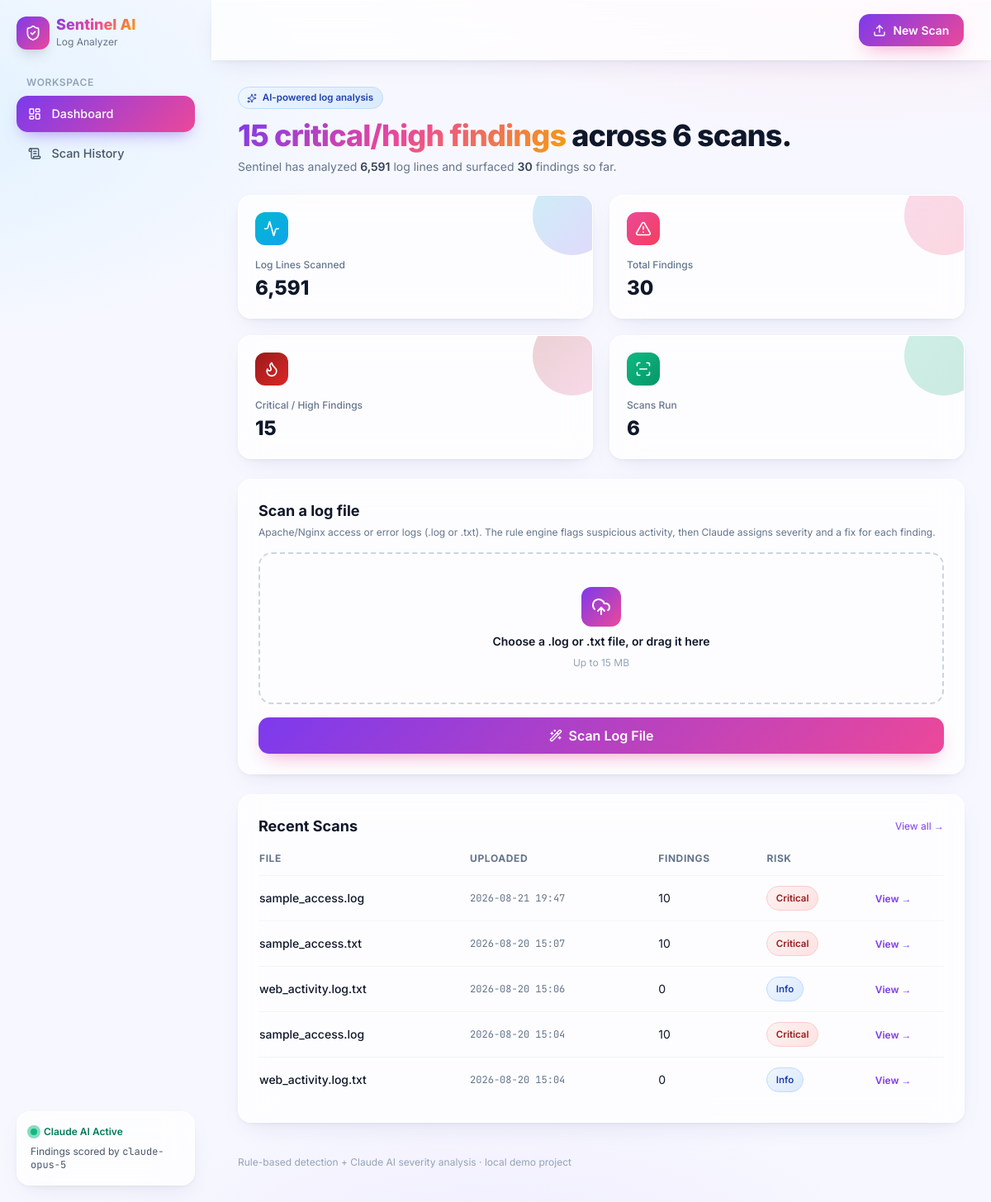
The page / on the database its author committed.
### models.py (models this page shows, shortened)
class Scan(db.Model):
    __tablename__ = "scans"
    id = db.Column(db.Integer, primary_key=True)
    filename = db.Column(db.String(255), nullable=False)
    log_type = db.Column(db.String(50), nullable=False, default="generic")
    uploaded_at = db.Column(db.DateTime, default=datetime.utcnow)
    total_lines = db.Column(db.Integer, default=0)
    parsed_lines = db.Column(db.Integer, default=0)
    ai_powered = db.Column(db.Boolean, default=False)
    findings = db.relationship(
        "Finding", backref="scan", cascade="all, delete-orphan", lazy="dynamic"
    )
    def severity_counts(self):
        counts = {"Critical": 0, "High": 0, "Medium": 0, "Low": 0, "Info": 0}
        for f in self.findings:
            counts[f.severity] = counts.get(f.severity, 0) + 1
        return counts
    def overall_risk(self):
        counts = self.severity_counts()
        if counts["Critical"]:
            return "Critical"
        if counts["High"]:
            return "High"
        if counts["Medium"]:
            return "Medium"
        if counts["Low"]:
            return "Low"
        return "Info"

class Finding(db.Model):
    __tablename__ = "findings"
    id = db.Column(db.Integer, primary_key=True)
    scan_id = db.Column(db.Integer, db.ForeignKey("scans.id"), nullable=False)
    finding_type = db.Column(db.String(120), nullable=False)
    severity = db.Column(db.String(20), nullable=False, default="Info")
    source_ip = db.Column(db.String(64), nullable=True)
    match_count = db.Column(db.Integer, default=1)
    first_seen = db.Column(db.String(64), nullable=True)
    last_seen = db.Column(db.String(64), nullable=True)
    summary = db.Column(db.Text, nullable=True)
    solution = db.Column(db.Text, nullable=True)
    _sample_lines = db.Column("sample_lines", db.Text, nullable=True)
    @property
    def sample_lines(self):
        if not self._sample_lines:
            return []
        return json.loads(self._sample_lines)
    @sample_lines.setter
    def sample_lines(self, value):
        self._sample_lines = json.dumps(value or [])
    SEVERITY_ORDER = {"Critical": 0, "High": 1, "Medium": 2, "Low": 3, "Info": 4}

### app.py (the view)
    @app.route("/")
    def index():
        recent_scans = Scan.query.order_by(Scan.uploaded_at.desc()).limit(5).all()
        all_scans = Scan.query.all()
        stats = {
            "total_scans": len(all_scans),
            "total_lines": sum(s.total_lines for s in all_scans),
            "total_findings": sum(s.findings.count() for s in all_scans),
            "critical_high": sum(
                1 for s in all_scans for f in s.findings if f.severity in ("Critical", "High")
            ),
        }
        return render_template(
            "index.html",
            recent_scans=recent_scans,
            stats=stats,
            max_upload_mb=app.config["MAX_UPLOAD_MB"],
        )

### ai_analyzer.py (called while the page is built)
    def available(self):
        return self.client is not None

### templates/index.html (shortened to what this page needs)
{% extends "base.html" %}
{% block content %}
<div class="flex flex-col md:flex-row md:items-end md:justify-between gap-4">
  <div>
    <div class="chip sev-info mb-3"><i data-lucide="sparkles" class="w-3 h-3"></i> AI-powered log analysis</div>
    <h1 class="text-3xl md:text-4xl font-extrabold tracking-tight">
      {% if stats.total_scans %}
        <span class="gradient-text">{{ stats.critical_high }} critical/high findings</span> across {{ stats.total_scans }} scan{{ 's' if stats.total_scans != 1 }}.
      {% else %}
        Upload a log file to get <span class="gradient-text">started</span>.
      {% endif %}
    </h1>
    <p class="text-slate-500 mt-2 text-sm">
      {% if stats.total_scans %}
        Sentinel has analyzed <span class="font-semibold text-slate-700">{{ '{:,}'.format(stats.total_lines) }}</span>
        log lines and surfaced <span class="font-semibold text-slate-700">{{ stats.total_findings }}</span> findings so far.
      {% else %}
        Web server access/error logs are scanned for SQL injection, XSS, brute force, scanning activity and more.
      {% endif %}
    </p>
  </div>
</div>
{% if stats.total_scans %}
<div class="grid grid-cols-1 sm:grid-cols-2 xl:grid-cols-4 gap-5">
  <div class="glass rounded-2xl p-5 relative overflow-hidden">
    <div class="absolute -right-6 -top-6 w-24 h-24 rounded-full opacity-20" style="background:linear-gradient(135deg,#06b6d4,#7c3aed)"></div>
    <div class="w-10 h-10 rounded-xl flex items-center justify-center text-white" style="background:linear-gradient(135deg,#06b6d4,#0ea5e9)">
      <i data-lucide="activity" class="w-5 h-5"></i>
    </div>
    <div class="mt-4">
      <div class="text-xs text-slate-500 font-medium">Log Lines Scanned</div>
      <div class="text-2xl font-extrabold mt-1">{{ '{:,}'.format(stats.total_lines) }}</div>
    </div>
  </div>
  <div class="glass rounded-2xl p-5 relative overflow-hidden">
    <div class="absolute -right-6 -top-6 w-24 h-24 rounded-full opacity-20" style="background:linear-gradient(135deg,#ec4899,#f43f5e)"></div>
    <div class="w-10 h-10 rounded-xl flex items-center justify-center text-white" style="background:linear-gradient(135deg,#ec4899,#f43f5e)">
      <i data-lucide="triangle-alert" class="w-5 h-5"></i>
    </div>
    <div class="mt-4">
      <div class="text-xs text-slate-500 font-medium">Total Findings</div>
      <div class="text-2xl font-extrabold mt-1">{{ stats.total_findings }}</div>
    </div>
  </div>
  <div class="glass rounded-2xl p-5 relative overflow-hidden">
    <div class="absolute -right-6 -top-6 w-24 h-24 rounded-full opacity-20" style="background:linear-gradient(135deg,#991b1b,#ec4899)"></div>
    <div class="w-10 h-10 rounded-xl flex items-center justify-center text-white" style="background:linear-gradient(135deg,#991b1b,#dc2626)">
      <i data-lucide="flame" class="w-5 h-5"></i>
    </div>
    <div class="mt-4">
      <div class="text-xs text-slate-500 font-medium">Critical / High Findings</div>
      <div class="text-2xl font-extrabold mt-1">{{ stats.critical_high }}</div>
    </div>
  </div>
  <div class="glass rounded-2xl p-5 relative overflow-hidden">
    <div class="absolute -right-6 -top-6 w-24 h-24 rounded-full opacity-20" style="background:linear-gradient(135deg,#10b981,#059669)"></div>
    <div class="w-10 h-10 rounded-xl flex items-center justify-center text-white" style="background:linear-gradient(135deg,#10b981,#059669)">
      <i data-lucide="scan-line" class="w-5 h-5"></i>
    </div>
    <div class="mt-4">
      <div class="text-xs text-slate-500 font-medium">Scans Run</div>
      <div class="text-2xl font-extrabold mt-1">{{ stats.total_scans }}</div>
    </div>
  </div>
</div>
{% endif %}
<div class="glass rounded-2xl p-6">
  <h2 class="font-bold text-lg mb-1">Scan a log file</h2>
  <p class="text-xs text-slate-500 mb-4">Apache/Nginx access or error logs (.log or .txt). The rule engine flags suspicious activity, then Claude assigns severity and a fix for each finding.</p>
  <form action="{{ url_for('upload') }}" method="post" enctype="multipart/form-data" id="uploadForm">
    <label for="logfile" id="dropzone"
           class="flex flex-col items-center justify-center gap-2 border-2 border-dashed border-slate-300 rounded-2xl p-10 text-center cursor-pointer transition-colors hover:border-violet-400 hover:bg-violet-50/40">
      <div class="w-12 h-12 rounded-xl flex items-center justify-center text-white" style="background:linear-gradient(135deg,#7c3aed,#ec4899)">
        <i data-lucide="upload-cloud" class="w-6 h-6"></i>
      </div>
      <div class="font-semibold text-sm" id="dropzoneLabel">Choose a .log or .txt file, or drag it here</div>
      <div class="text-xs text-slate-400">Up to {{ max_upload_mb }} MB</div>
    </label>
    <button type="submit" class="btn-primary w-full mt-4 flex items-center justify-center gap-2">
      <i data-lucide="wand-2" class="w-4 h-4"></i> Scan Log File
    </button>
  </form>
</div>
{% if recent_scans %}
<div class="glass rounded-2xl p-6">
  <div class="flex items-center justify-between mb-4">
    <h2 class="font-bold text-lg">Recent Scans</h2>
    <a href="{{ url_for('history') }}" class="text-xs text-violet-600 hover:underline">View all &rarr;</a>
  </div>
  <div class="overflow-x-auto">
    <table class="w-full text-sm">
      <thead>
        <tr class="text-left text-xs font-semibold text-slate-500 uppercase tracking-wider">
          <th class="pb-3 pr-2">File</th>
          <th class="pb-3 pr-2">Uploaded</th>
          <th class="pb-3 pr-2">Findings</th>
          <th class="pb-3 pr-2">Risk</th>
          <th class="pb-3"></th>
        </tr>
      </thead>
      <tbody>
        {% for scan in recent_scans %}
        <tr class="log-row border-t border-slate-100">
          <td class="py-3 pr-2 font-medium">{{ scan.filename }}</td>
          <td class="py-3 pr-2 text-slate-500 mono text-xs">{{ scan.uploaded_at.strftime('%Y-%m-%d %H:%M') }}</td>
          <td class="py-3 pr-2">{{ scan.findings.count() }}</td>
          <td class="py-3 pr-2"><span class="chip sev-{{ scan.overall_risk()|lower }}">{{ scan.overall_risk() }}</span></td>
          <td class="py-3"><a href="{{ url_for('scan_results', scan_id=scan.id) }}" class="text-violet-600 hover:underline text-xs font-semibold">View &rarr;</a></td>
        </tr>
        {% endfor %}
      </tbody>
    </table>
  </div>
</div>
{% endif %}
{% endblock %}

### templates/base.html (shortened to what this page needs)
<!doctype html>
<html lang="en">
<head>
<script src="https://cdn.tailwindcss.com"></script>
</head>
<body class="antialiased">
<div class="flex min-h-screen">
  <aside class="hidden lg:flex w-64 flex-col p-5 sticky top-0 h-screen">
    <a href="{{ url_for('index') }}" class="flex items-center gap-2 mb-8">
      <div class="w-10 h-10 rounded-xl flex items-center justify-center text-white shadow-lg"
           style="background:linear-gradient(135deg,#7c3aed,#ec4899)">
        <i data-lucide="shield-check" class="w-5 h-5"></i>
      </div>
      <div>
        <div class="font-extrabold text-lg leading-none gradient-text">Sentinel AI</div>
        <div class="text-xs text-slate-500 mt-1">Log Analyzer</div>
      </div>
    </a>
    <nav class="flex flex-col gap-1">
      <div class="text-xs font-semibold text-slate-400 uppercase tracking-wider px-3 mb-1">Workspace</div>
      <a href="{{ url_for('index') }}" class="nav-item {{ 'active' if request.endpoint in ('index','scan_results') else '' }}">
        <i data-lucide="layout-dashboard" class="w-4 h-4"></i> Dashboard
      </a>
      <a href="{{ url_for('history') }}" class="nav-item {{ 'active' if request.endpoint == 'history' else '' }}">
        <i data-lucide="scroll-text" class="w-4 h-4"></i> Scan History
      </a>
    </nav>
    <div class="mt-auto glass rounded-2xl p-4">
      <div class="flex items-center gap-2 mb-2">
        <div class="pulse-dot {{ '' if ai_available else 'gray' }}"></div>
        <div class="text-xs font-semibold {{ 'text-emerald-700' if ai_available else 'text-slate-500' }}">
          {{ 'Claude AI Active' if ai_available else 'Rule-based Mode' }}
        </div>
      </div>
      <div class="text-xs text-slate-600">
        {% if ai_available %}
          Findings scored by <span class="mono">{{ claude_model }}</span>
        {% else %}
          No <span class="mono">ANTHROPIC_API_KEY</span> set — using rule-based severity defaults
        {% endif %}
      </div>
    </div>
  </aside>
  <main class="flex-1 min-w-0">
    <header class="sticky top-0 z-20 px-4 md:px-8 py-4 glass border-b border-white/60">
      <div class="flex items-center gap-4">
        <div class="ml-auto flex items-center gap-3">
          <a href="{{ url_for('index') }}" class="hidden sm:inline-flex items-center gap-2 btn-primary text-sm">
            <i data-lucide="upload" class="w-4 h-4"></i> New Scan
          </a>
        </div>
      </div>
    </header>
    <section class="p-4 md:p-8 space-y-6">
      {% block content %}{% endblock %}
      <footer class="pt-4 pb-2 text-xs text-slate-400 flex flex-wrap items-center justify-between gap-2">
        <div>Rule-based detection + Claude AI severity analysis &middot; local demo project</div>
      </footer>
    </section>
  </main>
</div>
</body>
</html>

### templates/base.html (style rules this page uses)
:root { --violet:#7c3aed; --cyan:#06b6d4; --pink:#ec4899; --amber:#f59e0b; --emerald:#10b981; --red:#ef4444; }
* { font-family:'Inter',sans-serif }
.mono { font-family:'JetBrains Mono',monospace }
body { background: radial-gradient(1200px 600px at 85% -10%, #ffe4f1 0%, transparent 55%), radial-gradient(1000px 500px at -10% 10%, #e0f2fe 0%, transparent 55%), radial-gradient(900px 500px at 50% 110%, #ede9fe 0%, transparent 60%), #f7f8ff; color:#0f172a; min-height:100vh; }
.glass { background:rgba(255,255,255,0.72); backdrop-filter:blur(18px); -webkit-backdrop-filter:blur(18px); border:1px solid rgba(255,255,255,0.8); box-shadow:0 10px 30px -10px rgba(31,41,114,.12), 0 2px 6px -1px rgba(15,23,42,.06); }
.gradient-text { background:linear-gradient(135deg,#7c3aed 0%, #ec4899 50%, #f59e0b 100%); -webkit-background-clip:text;background-clip:text;color:transparent; }
.sev-critical { background:linear-gradient(135deg,#fef2f2,#fee2e2);color:#991b1b;border:1px solid #fecaca }
.sev-info { background:linear-gradient(135deg,#eff6ff,#dbeafe);color:#1e40af;border:1px solid #bfdbfe }
.chip { display:inline-flex;align-items:center;gap:.4rem;padding:.25rem .65rem;border-radius:999px;font-size:.72rem;font-weight:600 }
.nav-item { display:flex;align-items:center;gap:.75rem;padding:.7rem .9rem;border-radius:.85rem;color:#475569;font-weight:500;transition:all .2s ease;cursor:pointer;font-size:.9rem;text-decoration:none }
.nav-item.active { background:linear-gradient(135deg,#7c3aed,#ec4899);color:white;box-shadow:0 8px 20px -8px rgba(124,58,237,.6) }
.pulse-dot { position:relative;display:inline-block;width:8px;height:8px;border-radius:50%;background:#10b981;flex-shrink:0 }
.pulse-dot::after { content:"";position:absolute;inset:-4px;border-radius:50%;background:inherit;opacity:.5;animation:pulse 1.6s infinite }
.btn-primary { background:linear-gradient(135deg,#7c3aed 0%,#ec4899 100%); color:white;font-weight:600;padding:.6rem 1.1rem;border-radius:.8rem; box-shadow:0 10px 25px -10px rgba(236,72,153,.6); transition:transform .15s ease, box-shadow .2s ease; border:none; cursor:pointer; }
.log-row { transition:all .2s ease }

### rows shown on the page
Scan: filename "sample_access.log", uploaded_at "2026-08-21 19:47", findings.count "10", overall_risk "Critical"
Scan: filename "sample_access.txt", uploaded_at "2026-08-20 15:07", findings.count "10", overall_risk "Critical"
Scan: filename "web_activity.log.txt", uploaded_at "2026-08-20 15:06", findings.count "0", overall_risk "Info"
Scan: filename "sample_access.log", uploaded_at "2026-08-20 15:04", findings.count "10", overall_risk "Critical"
Scan: filename "web_activity.log.txt", uploaded_at "2026-08-20 15:04", findings.count "0", overall_risk "Info"

### other values the page prints
{{ 'Claude AI Active' if ai_available else 'Rule-based Mode' }} "Claude AI Active"
{{ claude_model }} "claude-opus-5"
{{ stats.total_scans }} "6"
{{ 's' if stats.total_scans != 1 }} "s"
{{ '{:,}'.format(stats.total_lines) }} "6,591"
{{ stats.total_findings }} "30"
{{ stats.critical_high }} "15"
{{ max_upload_mb }} "15"
